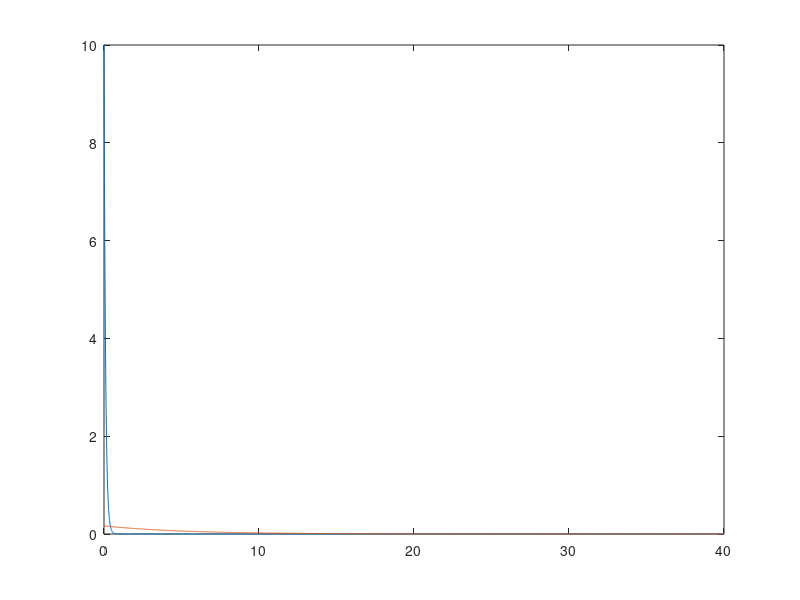
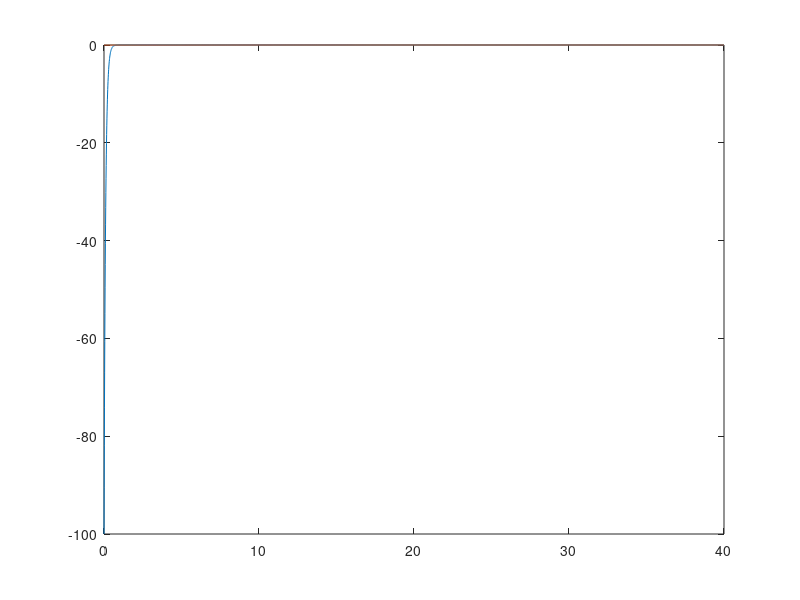
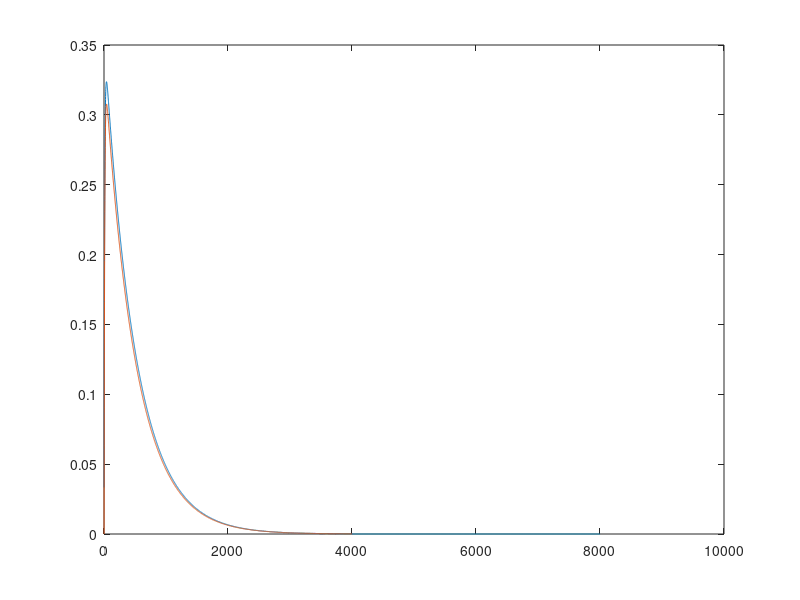
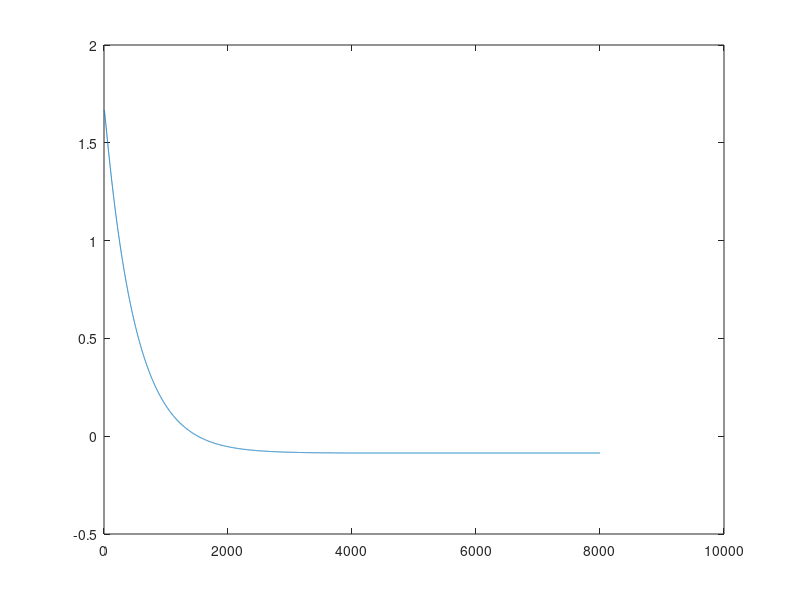

Write the MATLAB code that produced these figures, in order.
clc;clear all;close all;


step=0.01;
t=0:step:40;



G = 60 ;
ni = 300;
RC = 0.1;

tau0 = 10;




tau = tau0*exp(-t/RC);

plot(t,tau)



gamma_0 = tau0/G*exp(-(G/ni)*t);
figure(1);
plot(t,tau)
hold on
plot(t,gamma_0)




h_tau = -tau0*1/RC*exp(-t/RC);

h_gamma_0 = -(G/ni)*tau0/G*exp(-(G/ni)*t);

figure(2)
plot(t,h_tau)
hold on
plot(t,h_gamma_0)



h_num=conv(h_tau,h_gamma_0,'full');
figure(3)
plot(h_num*step)
hold on
h = tau0*tau0/G*((1/RC*(G/ni))/((G/ni)-1/RC))*(exp(-1/RC*t)-exp(-(G/ni)*t));

plot(h)




figure(4)
gamma_num=-cumsum(h_num*step*step)+ tau0*tau0/G;
plot(gamma_num)

figure(5)
gamma = tau0*tau0/G*((1/RC*(G/ni))/((G/ni)-1/RC))*(exp(-1/RC*t)/(1/RC)-exp(-(G/ni)*t)/(G/ni));
plot(gamma)

